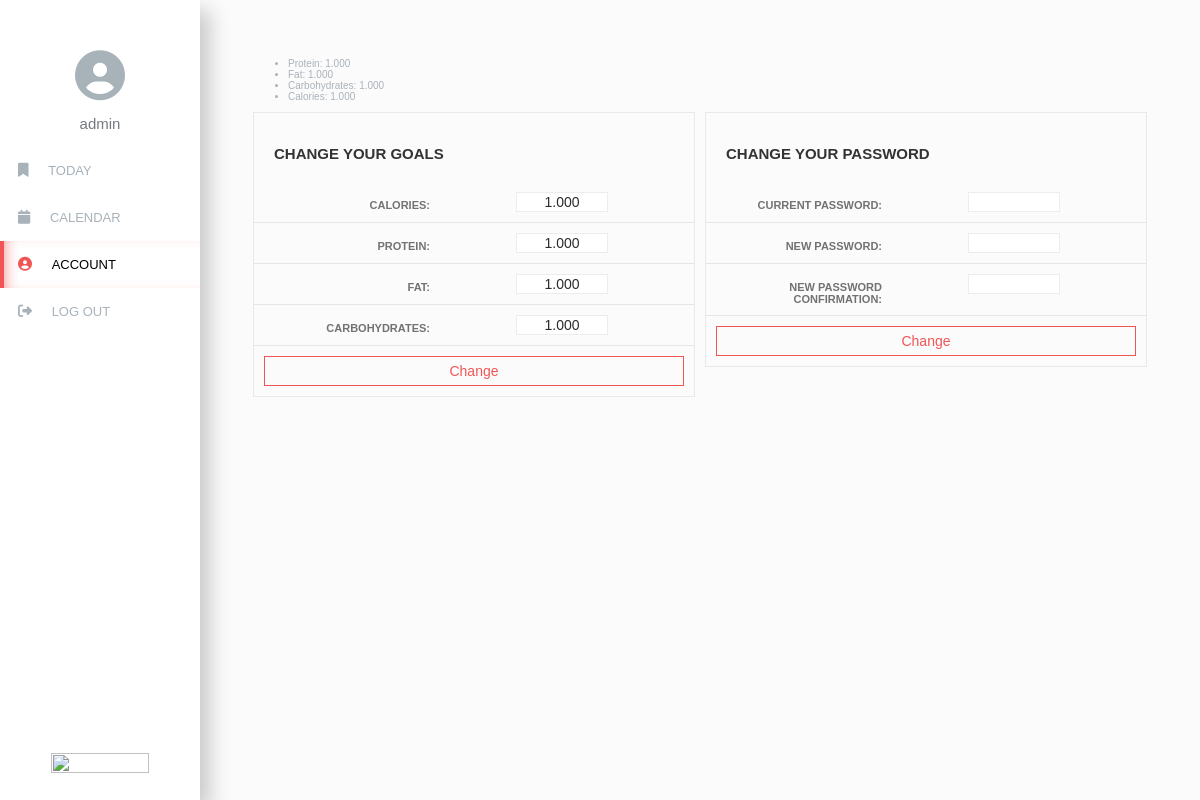
Page /account (signed in) on the earlier database version.
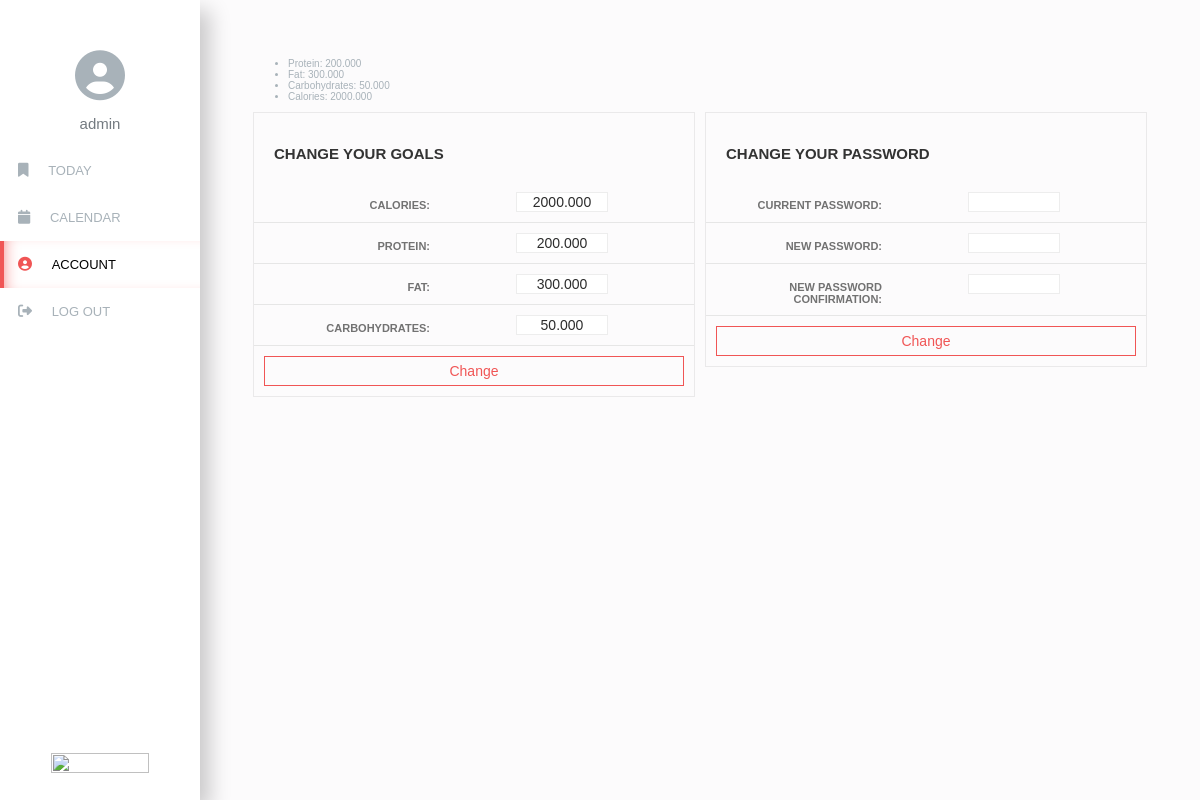
Same page on the later database version.
### profiler/models.py (models this page shows)
class Goal(models.Model):
    user = models.OneToOneField(User, on_delete=models.CASCADE)
    calories = models.DecimalField(max_digits=10, decimal_places=3)
    protein = models.DecimalField(max_digits=10, decimal_places=3)
    fat = models.DecimalField(max_digits=10, decimal_places=3)
    carbs = models.DecimalField(max_digits=10, decimal_places=3)

### profiler/views.py (the view, shortened to what this page needs)
# urls.py: path("account", views.account, name="account"),
@login_required(login_url='/login', redirect_field_name=None)
@csrf_exempt
def account(request):
    if request.method == "GET":
        goals = Goal.objects.get(user=request.user)
        return render(request, "profiler/account.html", {
            'goals': goals
        })

### profiler/templates/profiler/account.html (shortened to what this page needs)
{% extends "profiler/layout.html" %}
{% load static %}
{% block nav_date %}
    <a class="menu__item" href="{% url 'today' %}">
        <i class="menu__icon fas fa-bookmark"></i>
        <span class="menu__text">Today</span>
    </a>
    <a class="menu__item" href="{% url 'calendar' %}">
        <i class="menu__icon fas fa-calendar"></i>
        <span class="menu__text">calendar</span>
    </a>
    <a class="menu__item menu__item--active" href="{% url 'account' %}">
        <i class="menu__icon fas fa-user-circle"></i>
        <span class="menu__text">account</span>
    </a>
{% endblock %}
{% block body %}
    <div>
        <ul>
            <li>Protein: <span class="goal-protein">{{ goals.protein }}</span></li>
            <li>Fat: <span class="goal-fat">{{ goals.fat }}</span></li>
            <li>Carbohydrates: <span class="goal-carbs">{{ goals.carbs }}</span></li>
            <li>Calories: <span class="goal-calories">{{ goals.calories }}</span></li>
        </ul>
    </div>
    <div class="main-container">
        <div class="form-container">
            <div class="form-heading">
                <h2>Change your Goals</h2>
            </div>
            <form class="form" id="change-goal-form">
                <div class="input-container">
                    <label for="calories">Calories:</label>
                    <div class="input-div">
                        <input class="form-input" type="text" name="calories" id="calories" value="{{ goals.calories }}">
                    </div>
                </div>
                <div class="input-container">
                    <label for="protein">Protein:</label>
                    <div class="input-div">
                        <input class="form-input" type="text" name="protein" id="protein" value="{{ goals.protein }}">
                    </div>
                </div>
                <div class="input-container">
                    <label for="fat">Fat:</label>
                    <div class="input-div">
                        <input class="form-input" type="text" name="fat" id="fat" value="{{ goals.fat }}">
                    </div>
                </div>
                <div class="input-container">
                    <label for="carbs">Carbohydrates:</label>
                    <div class="input-div">
                        <input class="form-input" type="text" name="carbs" id="carbs" value="{{ goals.carbs }}">
                    </div>
                </div>
                <div class="btn-container">
                    <input class="btn" type="submit" value="Change">
                </div>
            </form>
        </div>
        <div class="form-container">
            <div class="form-heading">
                <h2>Change your Password</h2>
            </div>
            <form class="form" id="change-pass-form">
                <div class="input-container">
                    <label for="current-pass">Current password:</label>
                    <div class="input-div">
                        <input class="form-input" type="password" name="current-pass" id="current-pass">
                    </div>
                </div>
                <div class="input-container">
                    <label for="new-pass">New password:</label>
                    <div class="input-div">
                        <input class="form-input" type="password" name="new-pass" id="new-pass">
                    </div>
                </div>
                <div class="input-container">
                    <label for="new-pass-confirmation">New password confirmation:</label>
                    <div class="input-div">
                        <input class="form-input" type="password" name="new-pass-confirmation" id="new-pass-confirmation">
                    </div>
                </div>
                <div class="btn-container">
                    <input class="btn" type="submit" value="Change">
                </div>
            </form>
        </div>
    </div>
{% endblock %}

### profiler/templates/profiler/layout.html (shortened to what this page needs)
{% load static %}
<!DOCTYPE html>
<html lang='en'>
    <head>
        <link href="{% static 'profiler/layout.css' %}" rel="stylesheet">
        <link href="{% static 'profiler/calendar_style.css' %}" rel="stylesheet">
        <link href="{% static 'profiler/day.css' %}" rel="stylesheet">
        <link href="{% static 'profiler/account.css' %}" rel="stylesheet">
    </head>
    <body>
        <div class="wrapper">
            <main class="main">
                {% block body %}
                {% endblock %}
            </main>
            <sidebar>
                <div class="logo"></div>
                <div class="avatar">
                <div class="avatar__img">
                    <i class="fas fa-user-circle"></i>
                </div>
                <div class="avatar__name">{{ user.username }}</div>
                </div>
                <nav class="menu">
                    {% block nav_date %} {% endblock %}
                    <a class="menu__item" href="{% url 'logout' %}">
                        <i class="menu__icon fas fa-sign-out-alt"></i>
                        <span class="menu__text">log out</span>
                    </a>
                    <a class="menu__atributes" href="https://platform.fatsecret.com">
                        <img src="https://platform.fatsecret.com/api/static/images/powered_by_fatsecret.png" srcset="https://platform.fatsecret.com/api/static/images/powered_by_fatsecret_2x.png 2x, https://platform.fatsecret.com/api/static/images/powered_by_fatsecret_3x.png 3x" border="0"/>
                    </a>
                </nav>
            </sidebar>
        </div>
    </body>
</html>

### profiler/static/profiler/layout.css (style rules this page uses)
html { font-size: 62.5%; }
.wrapper { display: grid; grid-template-rows: 70px 1fr 70px; grid-template-columns: 1fr; grid-template-areas: "sidebar" "content"; width: 100vw; height: 100vh; }
@media screen and (min-width: 850px) { .wrapper { grid-template-columns: 200px 5fr; grid-template-rows: 1fr; grid-template-areas: "sidebar content"; } }
@media screen and (min-width: 850px) { sidebar { position: fixed; top: 0; left: 0; height: 100%; width: 200px; padding-right: 0; } }
main { grid-area: content; padding: 48px; }
sidebar { grid-area: sidebar; display: grid; grid-template-columns: 1fr 3fr 1fr; grid-template-rows: 3fr 1fr; grid-template-areas: "logo menu avatar"; }
.logo { display: flex; align-items: center; justify-content: center; }
.avatar { grid-area: avatar; display: flex; align-items: center; flex-direction: row-reverse; }
.avatar__name { flex: 1; text-align: right; margin-right: 1em; }
.avatar__img > i { display: block; font-size: 5rem; }
.menu { grid-area: menu; display: flex; align-items: center; justify-content: space-evenly; }
.logo { grid-area: logo; }
.menu__text { display: none; }
.menu__atributes { position: absolute; bottom: 25px; width: 100%; text-align: center; transition: transform .3s ease-out; }
.menu__atributes img { height: 70%; width: 70%; }
@media screen and (min-width: 850px) { sidebar { grid-template-areas: "logo" "avatar" "menu"; grid-template-columns: 1fr; grid-template-rows: 50px auto 1fr; } }
@media screen and (min-width: 850px) { .menu { flex-direction: column; align-items: normal; justify-content: flex-start; } }
@media screen and (min-width: 850px) { .menu__text { display: inline-block; } }
@media screen and (min-width: 850px) { .avatar { flex-direction: column; } }
@media screen and (min-width: 850px) { .avatar__name { margin: 1em 0; } }
@media screen and (min-width: 850px) { .menu__atributes img { height: 70%; width: 70%; } }
:root { --red: rgb(240, 85, 85); --red2: rgb(200, 70, 70); --red3: rgb(150, 80, 80); }
body { font-family: "Poppins", sans-serif; font-weight: 100; color: #A8B2B9; margin: 0; }
sidebar { background-color: white; box-shadow: 10px 10px 20px rgba(0, 0, 0, 0.2); }
main { background-color: #FCFBFC; }
.avatar__name { font-size: 1.5rem; color: #737a80; font-weight: 300; }
.menu__item { text-transform: uppercase; font-size: 1.3rem; font-weight: 500; padding: 16px 16px 16px 14px; border-left: 4px solid transparent; color: inherit; text-decoration: none; transition: color ease 0.3s; }
.menu__item--active .menu__icon { color: var(--red); }
.menu__item--active .menu__text { color: black; }
.menu__icon { font-size: 3rem; }
@media screen and (min-width: 850px) { .menu__icon { font-size: 1.4rem; padding-right: 16px; } }
@media screen and (min-width: 850px) { .menu__item--active { border-left: 4px solid var(--red); box-shadow: inset 10px 0px 17px -13px var(--red); } }

### profiler/static/profiler/day.css (style rules this page uses)
div { display: block; }
.btn-container { width: auto; }

### profiler/static/profiler/account.css (style rules this page uses)
.main-container { width: 100%; display: table; }
.form-container { position: relative; margin-left: 5px; margin-right: 5px; float: left; width: calc(50% - 12px); border: 1px solid rgba(0,0,0,.07); }
.form-heading { padding: 20px 20px 7px; position: relative; }
.form-heading h2 { text-transform: uppercase; font-weight: 600; color: #333; }
.input-container { border-bottom: 1px solid #e6e6e6; padding-bottom: 10px; display: table; width: 100%; padding-top: 10px; color: #505050; }
.input-container label { font-size: 11px; text-transform: uppercase; font-weight: 600; opacity: 0.8; text-align: right; width: 40%; padding-top: 7px; position: relative; float: left; }
.input-div { width: 60%; position: relative; float: left; text-align: center; }
.form-input { border: 1px solid rgba(0,0,0,.07); color: #2c2c2c; font-size: 14px; font-weight: 400; padding-left: 15px; padding-right: 15px; width: 60px; text-align: center; }
.btn-container { padding: 10px; display: table; width: 100%; }
.btn { border: 1px solid #f0f0f0; background-color: transparent; color: var(--red); border-color: var(--red); font-size: 14px; font-weight: 400; text-align: center; width: calc(100% - 20px); display: block; padding: 6px 12px; position: relative; cursor: pointer; }

Differences in the rows shown:
changed Goal: protein "1.000" → "200.000"; fat "1.000" → "300.000"; carbs "1.000" → "50.000"; calories "1.000" → "2000.000"
